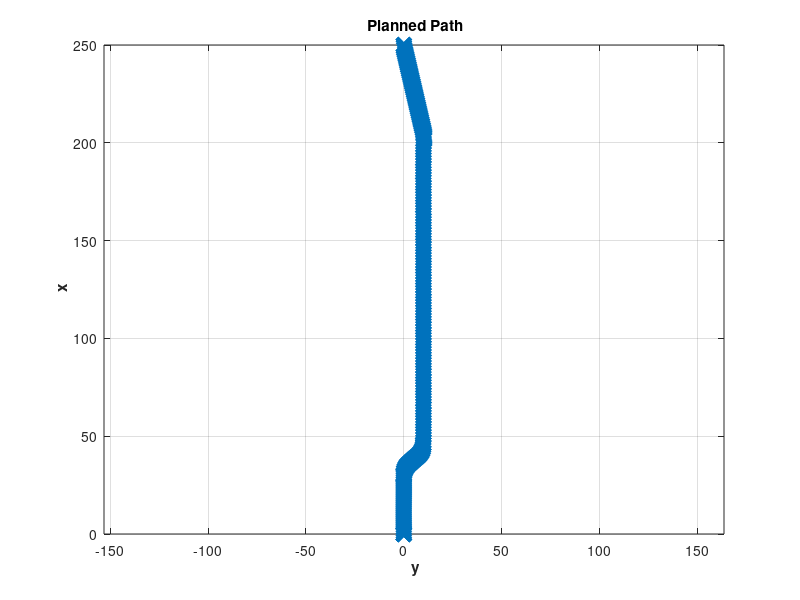

This chart was generated by the following MATLAB code:
f = load('path.txt');
x = f(:,1);
y = f(:,2);
z = f(:,3);
figure(1);
plot(y,  x, 'x', 'LineWidth', 3, 'MarkerSize', 10); zoom on; grid on; axis equal; hold on;
title('\bf Planned Path');
xlabel('\bf y');
ylabel('\bf x');
